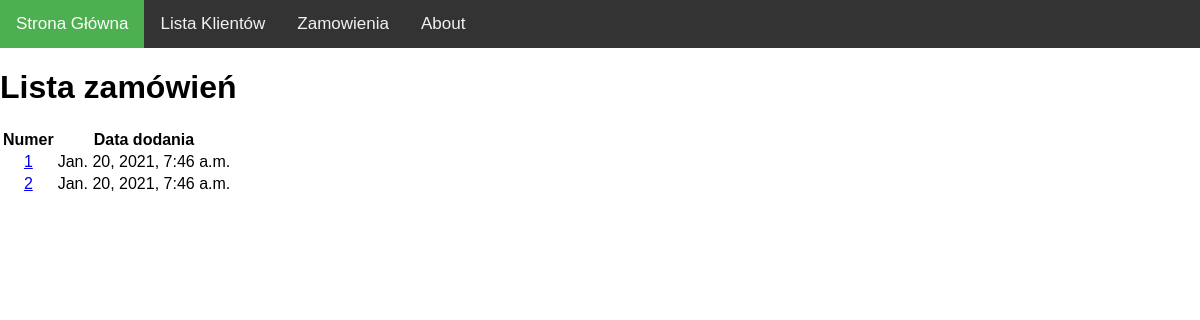
The page /orders on the database its author committed.
### zamowienia/models.py (models this page shows, shortened)
class OrderId(models.Model):
    OrderId = models.IntegerField(default=0)
    Order_Data = models.DateTimeField('Create Date')

### zamowienia/views.py (the view)
# urls.py: path('orders', views.orders, name='orders'),
def orders(request):
    ordernumbers = OrderId.objects.order_by('OrderId')[:5]
    context = {'orders': ordernumbers}
    return render(request, 'zamowienia/orders.html', context)

### zamowienia/templates/zamowienia/orders.html
{% extends 'zamowienia/base.html' %}
{% block content %}
<h1>Lista zamówień</h1>
{% if orders %}
<table>
    <thead>
    <th>Numer</th>
    <th>Data dodania</th>
    </thead>
    <tbody>
{% for OrderId in orders %}
    <tr>
    <td><a href="{% url 'detail' OrderId.OrderId %}"> {{ OrderId.OrderId}} </a></td>
    <td><a>{{ OrderId.Order_Data }}</a></td>
    </tr>
{% endfor %}
    </tbody>
</table>
{% else %}
    <p>Brak zamówień</p>
{% endif %}
{% endblock %}

### zamowienia/static/zamowienia/style.css (style rules this page uses)
body { margin: 0; font-family: Arial, Helvetica, sans-serif; }
th, td, tr { text-align: center; }

### rows shown on the page
OrderId: OrderId "1", Order_Data "Jan. 20, 2021, 7:46 a.m."
OrderId: OrderId "2", Order_Data "Jan. 20, 2021, 7:46 a.m."
